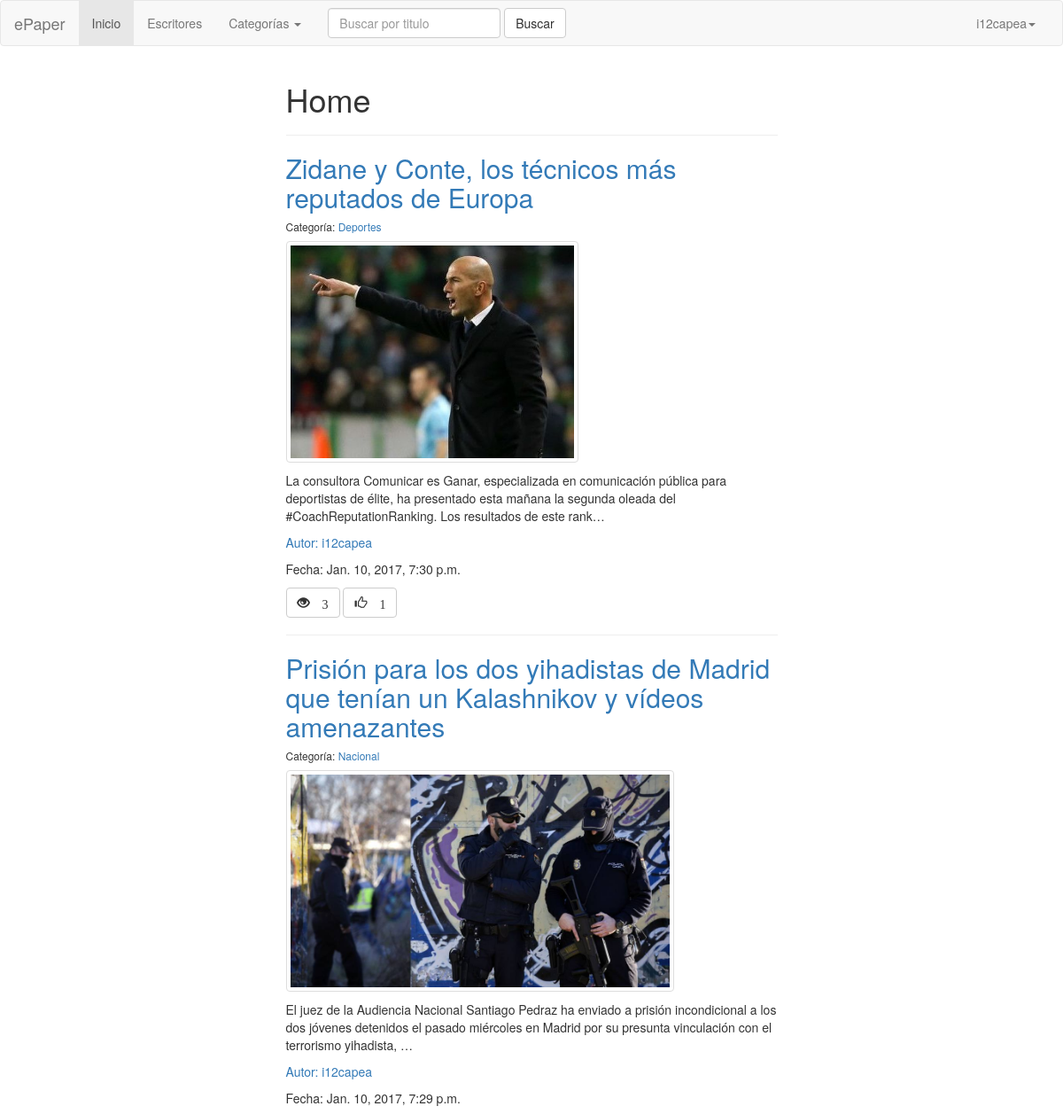
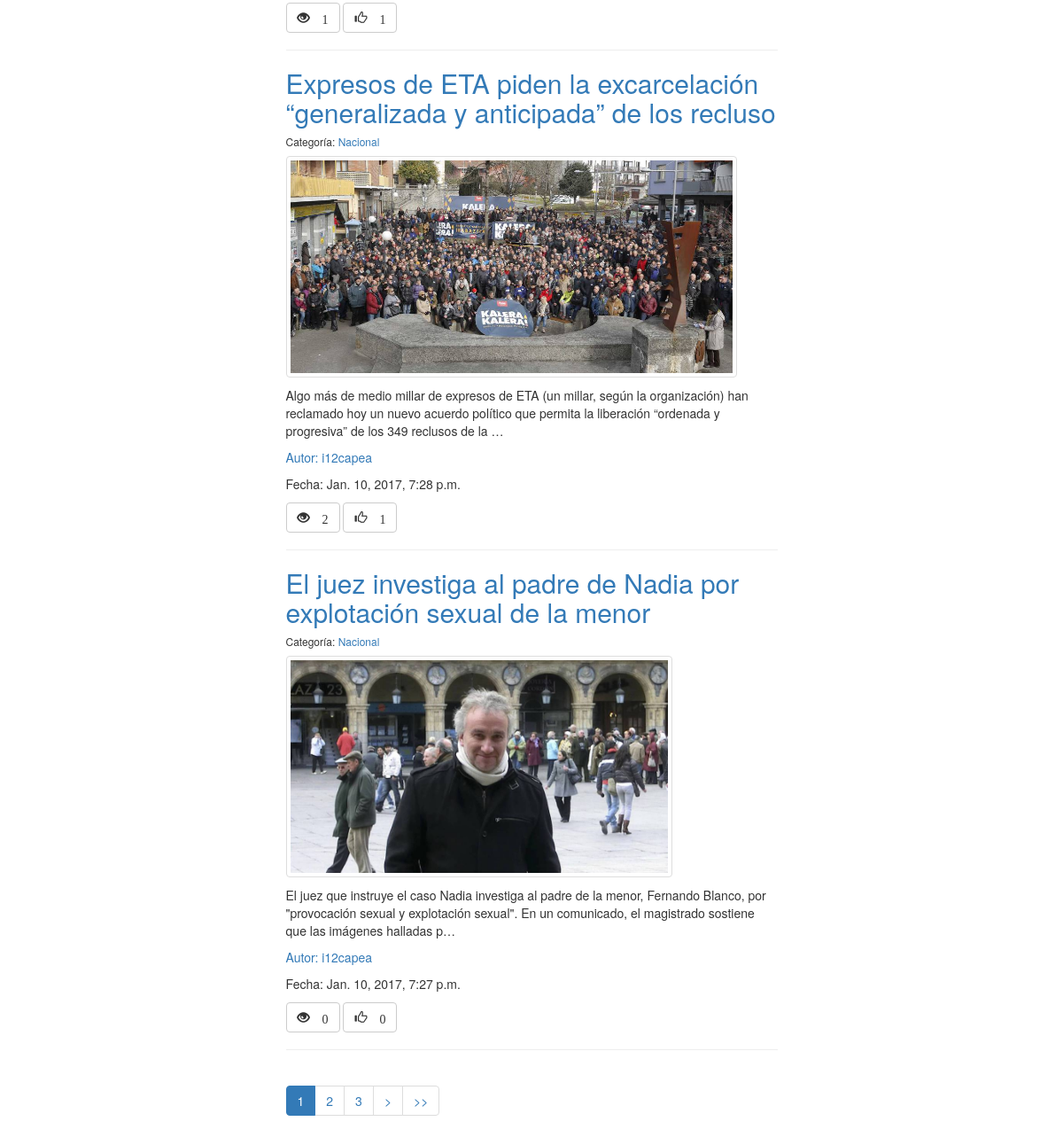
The app's page / (signed in) with its own data (2 pictures, top to bottom).
### epaper/models.py (models this page shows, shortened)
@python_2_unicode_compatible
class Noticia(models.Model):
    titulo = models.CharField(max_length = 200)
    cuerpo = models.TextField()
    visitas = models.IntegerField(default = 0)
    likes = models.IntegerField(default = 0)
    pub_date = models.DateTimeField('Fecha de publicación', auto_now_add=True, blank=True)
    categoria = models.ForeignKey(Categoria, on_delete=models.CASCADE, related_name="noticias")
    autor = models.ForeignKey(User, on_delete=models.CASCADE, related_name="mis_noticias")
    photo = models.ImageField(upload_to="noticias/", null=True, blank=True)

@python_2_unicode_compatible
class Categoria(models.Model):
    categoria = models.CharField(max_length = 200)
    def __str__(self):
        return self.categoria

### epaper/views.py (the view)
# urls.py: url(r'^$', Index.as_view(), name='index'),
class Index(ListView):
    queryset = Noticia.objects.all().order_by('-pub_date')[:50]
    template_name = 'epaper/lista_noticias.html'
    context_object_name = 'noticias'
    paginate_by = 4
    def get_context_data(self,**kwargs):
        context = super(Index,self).get_context_data(**kwargs)
        context['titulo'] = "Home"
        return context

### epaper/templates/epaper/lista_noticias.html (shortened to what this page needs)
{% extends "epaper/base.html" %}
{% block content %}
<h1>{{titulo.capitalize}}</h1>
<hr>
{% for noticia in noticias %}
  <h2><a href="/noticia/{{noticia.pk}}">{{ noticia.titulo }}</a></h2>
  <h6>Categoría: <a href="/categoria/{{noticia.categoria}}">{{noticia.categoria}}</a></h6>
  <p><img src="{{noticia.photo.url}}" class="img-responsive img-thumbnail my_max" align="center"></p>
  <p>{{ noticia.cuerpo|truncatechars:200 }}</p>
  <p><a href="/escritor/{{noticia.autor}}">Autor: {{noticia.autor}}</a></p>
  <p>Fecha: {{noticia.pub_date}}</p>
  <form method="GET" action="/noticia/{{noticia.pk}}/like/">{% csrf_token %}
  <p><span class="glyphicon glyphicon-eye-open btn btn-default btn-disabled"> {{noticia.visitas}} </span>
    <button class="glyphicon glyphicon-thumbs-up btn btn-default"> {{noticia.likes}} </button>
  </form>
  <hr>
{% endfor %}
{% if is_paginated %}
  <ul class="pagination pagination-centered">
      {% for i in paginator.page_range %}
          <li {% if page_obj.number == i %} class="active" {% endif %}><a href="?page={{i}}">{{i}}</a></li>
      {% endfor %}
      {% if page_obj.has_next %}
          <li><a href="?page={{ page_obj.next_page_number }}">></a></li>
          <li><a href="?page={{ page_obj.paginator.num_pages }}">>></a></li>
      {% endif %}
  </ul>
{% endif %}
{% endblock %}

### epaper/templates/epaper/base.html (shortened to what this page needs)
<!DOCTYPE html>
<html lang="es">
  <head>
    {% load staticfiles %}
    <link rel="stylesheet" href="https://maxcdn.bootstrapcdn.com/bootstrap/3.3.7/css/bootstrap.min.css">
    <link rel="stylesheet" href="/static/css/mis_estilos.css"/>
  </head>
  <body>
      <nav class="navbar navbar-default">
        <div class="container-fluid">
          <div class="navbar-header">
            <a class="navbar-brand" href="/">ePaper</a>
          </div>
          <div class="collapse navbar-collapse" id="bs-example-navbar-collapse-1">
            <ul class="nav navbar-nav">
              <li class="active"><a href="/">Inicio <span class="sr-only">(current)</span></a></li>
              <li><a href="/escritor/todos/">Escritores </a></li>
              <li class="dropdown">
                <a href="#" class="dropdown-toggle" data-toggle="dropdown" role="button" aria-haspopup="true" aria-expanded="false">Categorías <span class="caret"></span></a>
              </li>
            </ul>
            <form class="navbar-form navbar-left" method="GET" action="/buscar/">{% csrf_token %}
              <div class="form-group">
                <input type="text" class="form-control" placeholder="Buscar por titulo" name="titulo" required>
              </div>
              <button type="submit" class="btn btn-default">Buscar</button>
            </form>
            <ul class="nav navbar-nav navbar-right">
              {% if user.is_authenticated %}
                <li class="dropdown">
                  <a href="#" class="dropdown-toggle" data-toggle="dropdown" role="button" aria-haspopup="true" aria-expanded="false">{{ user.get_username }}<span class="caret"></span></a>
                </li>
              {% else %}
                <li>
                  <a href="/usuario/login/">Entrar</a>
                <li>
                  <a href="/usuario/nuevo/">Registrar</a>
                </li>
              {% endif %}
            </ul>
          </div>
        </div>
      </nav>
      <div class="container-fluid">
        <div class="col-md-3 col-sm-1">
        </div>
        <div class="col-md-6 col-sm-10">
          {% block content %}
          {% endblock %}
        </div>
        <div class = "col-sm-1"></div>
        <div class="col-sm-1"></div>
        <div class="col-md-3 col-sm-10">
        </div>
        <div class="col-sm-1"></div>
      </div>
  </body>
</html>

### static/css/mis_estilos.css (style rules this page uses)
.my_max { max-height: 250px; }

### records on screen
Noticia: titulo "Zidane y Conte, los técnicos más reputados de Europa", categoria "Deportes", photo (picture), cuerpo "La consultora Comunicar es Ganar, especializada en comunicación pública para deportistas de élite, ha presentado esta mañana la segunda oleada del #CoachReputationRanking. Los resultados de este rank…", autor "i12capea", pub_date "Jan. 10, 2017, 7:30 p.m.", visitas "3", likes "1"
Noticia: titulo "Prisión para los dos yihadistas de Madrid que tenían un Kalashnikov y vídeos amenazantes", categoria "Nacional", photo (picture), cuerpo "El juez de la Audiencia Nacional Santiago Pedraz ha enviado a prisión incondicional a los dos jóvenes detenidos el pasado miércoles en Madrid por su presunta vinculación con el terrorismo yihadista, …", autor "i12capea", pub_date "Jan. 10, 2017, 7:29 p.m.", visitas "1", likes "1"
Noticia: titulo "Expresos de ETA piden la excarcelación “generalizada y anticipada” de los recluso", categoria "Nacional", photo (picture), cuerpo "Algo más de medio millar de expresos de ETA (un millar, según la organización) han reclamado hoy un nuevo acuerdo político que permita la liberación “ordenada y progresiva” de los 349 reclusos de la …", autor "i12capea", pub_date "Jan. 10, 2017, 7:28 p.m.", visitas "2", likes "1"
Noticia: titulo "El juez investiga al padre de Nadia por explotación sexual de la menor", categoria "Nacional", photo (picture), cuerpo "El juez que instruye el caso Nadia investiga al padre de la menor, Fernando Blanco, por \"provocación sexual y explotación sexual\". En un comunicado, el magistrado sostiene que las imágenes halladas p…", autor "i12capea", pub_date "Jan. 10, 2017, 7:27 p.m.", visitas "0", likes "0"

### other values on screen
{{ user.get_username }} "i12capea"
{{ titulo.capitalize }} "Home"
{{ i }} "1" "2" "3"
